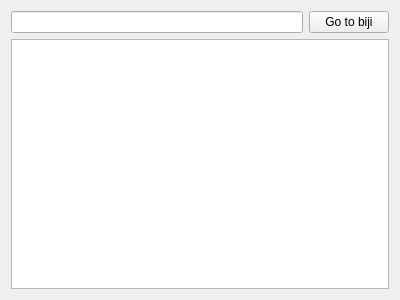
<?xml version="1.0" encoding="UTF-8"?>
<ui version="4.0">
 <class>DlgRenwu</class>
 <widget class="QWidget" name="DlgRenwu">
  <property name="geometry">
   <rect>
    <x>0</x>
    <y>0</y>
    <width>400</width>
    <height>300</height>
   </rect>
  </property>
  <property name="windowTitle">
   <string>Form</string>
  </property>
  <layout class="QGridLayout" name="gridLayout">
   <item row="0" column="0">
    <layout class="QHBoxLayout" name="horizontalLayout">
     <item>
      <widget class="QLineEdit" name="lineEdit"/>
     </item>
     <item>
      <widget class="QPushButton" name="pushButton">
       <property name="text">
        <string>Go to biji</string>
       </property>
      </widget>
     </item>
    </layout>
   </item>
   <item row="1" column="0">
    <widget class="QListView" name="listView"/>
   </item>
  </layout>
 </widget>
 <resources/>
 <connections/>
</ui>
